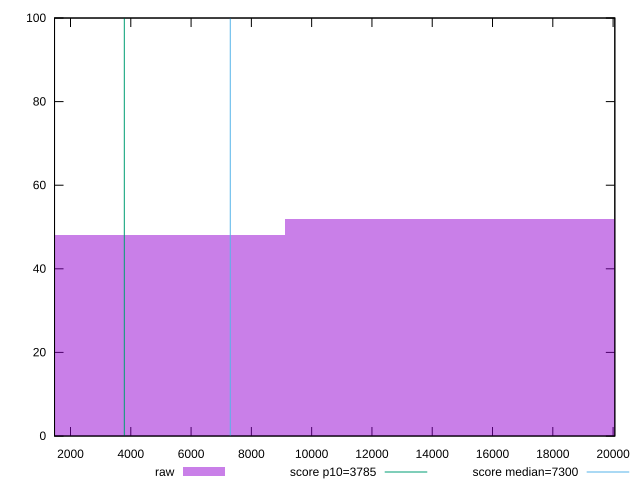

Source code (gnuplot):
reset

$raw <<EOF
18238.7113058027 52
0 48
EOF

set key outside below
set boxwidth 18238.7113058027
set xrange [1470.078:20057.4065]
set yrange [0:100]
set trange [0:100]
set style fill transparent solid 0.5 noborder

set parametric
set terminal svg size 640, 490 enhanced background rgb 'white'
set output "reports/report_00028_2021-02-24T12-49-42.674Z/interactive/samples/agenda/raw/histogram.svg"

plot $raw title "raw" with boxes, \
     3785,t title "score p10=3785", \
     7300,t title "score median=7300"

reset
